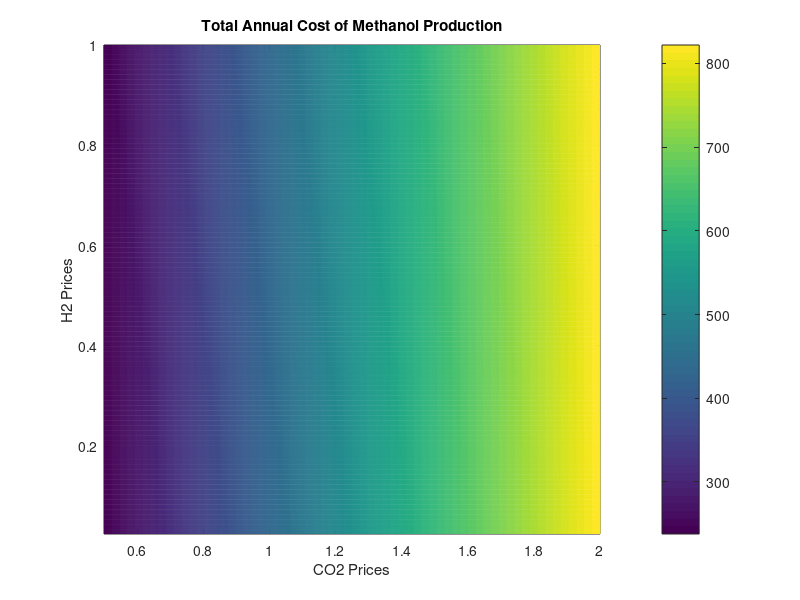

Source code (MATLAB):
pco2 = linspace(0.025,1,100);
ph2 = linspace(0.5,2,100);

for i=1:100
for j=1:100
F3 = 2000*44 + 4000*2;
C_cap(i,j) = 14694200 + 29418000 + (1.53*(10^7)*((F3/54000)^0.65)) + 269600 + 171300 + 168100 + 63000 + 1507900;
phi = 0.1;
C_op(i,j) = (9.7+21.5)*72 + (0.28+0.8+15.7)*1000*3600*2.5*(10^-6) + (12+20.9+22.6+15.4)*1000*3600*2.12*(10^-7) + (2000*44)*pco2(i) + (4000*2)*ph2(j)*7884;
TAC(i,j) = phi*C_cap(i,j) + C_op(i,j);
C_methanol(i,j) = TAC(i,j)/(7884*(641.3556*32/1000));
end
end

%Let's plot the contour plot now
contour(ph2,pco2,C_methanol,1000);
colorbar;
xlabel('CO2 Prices');
ylabel('H2 Prices');
title('Total Annual Cost of Methanol Production');